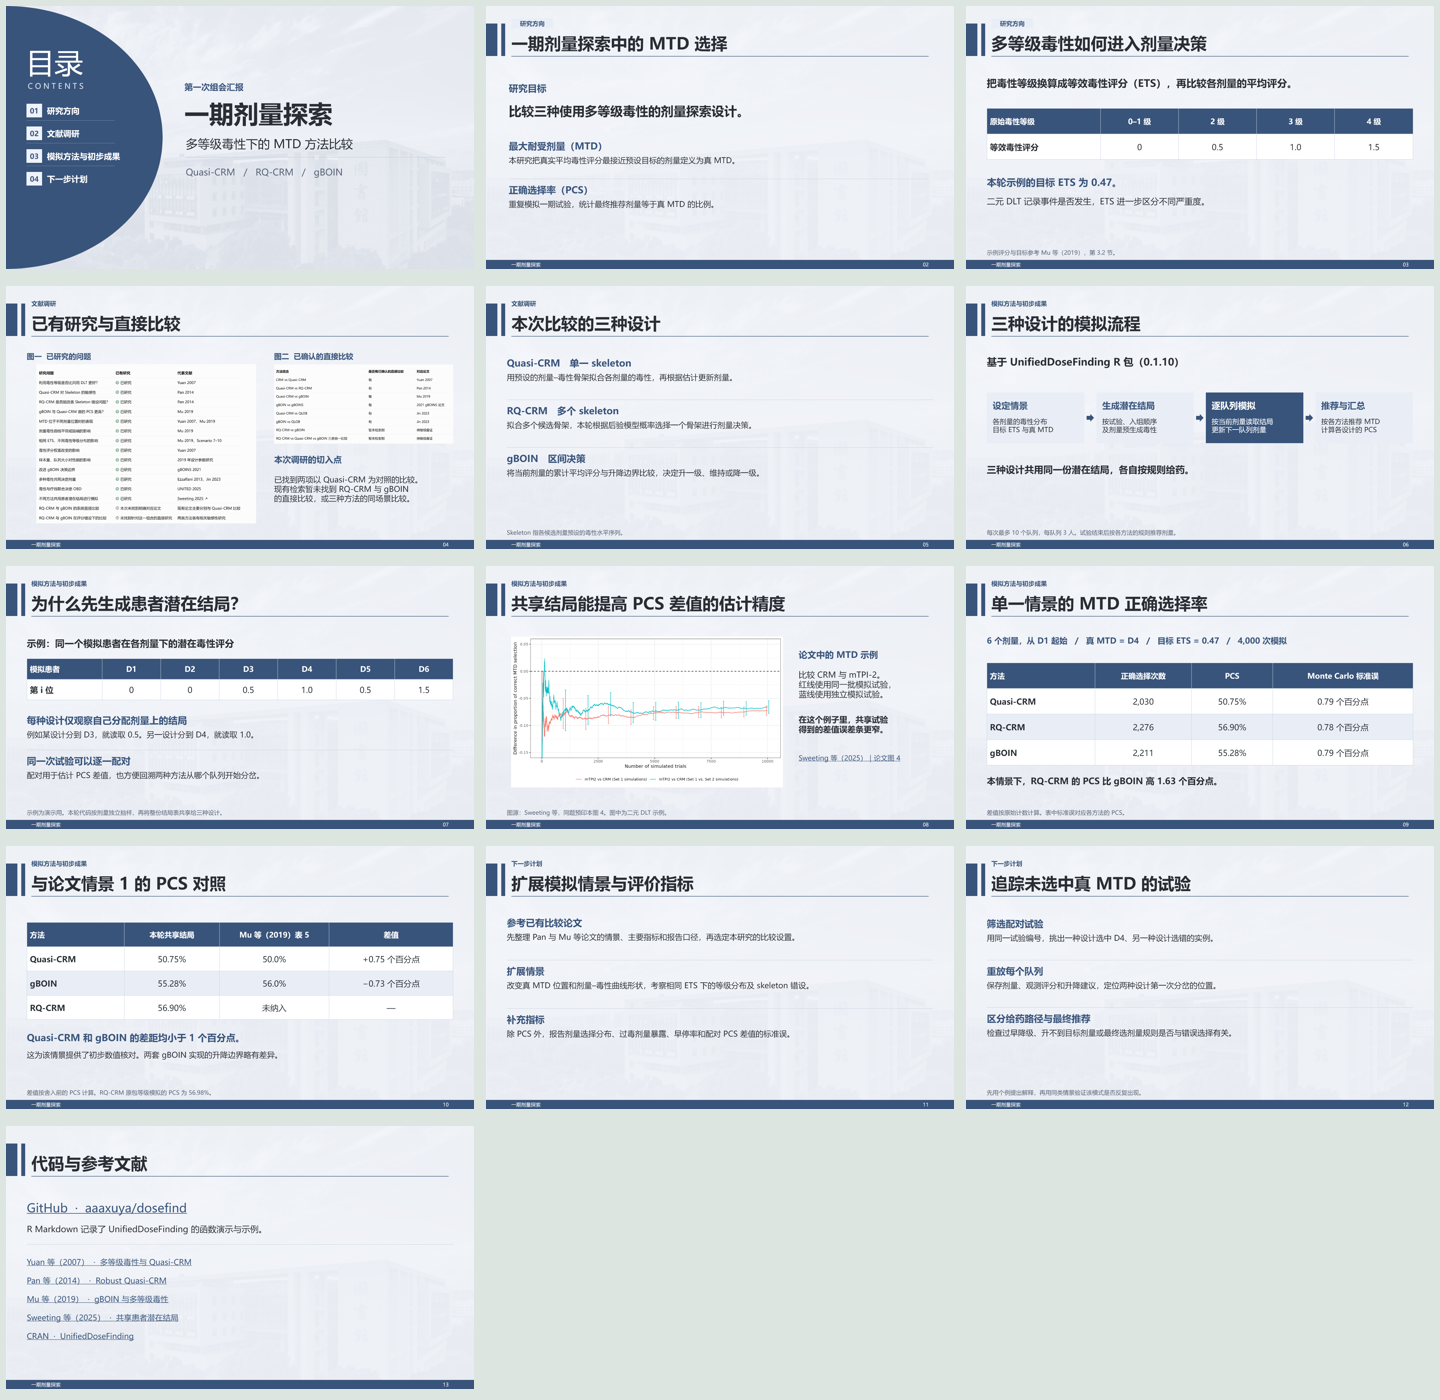

Reproduce this figure in Python.
from PIL import Image
import glob
files=sorted(glob.glob('.dose-build/blue/slide-*.png'))
sheet=Image.new('RGB',(1440,5*280),'#dce5e0')
for i,f in enumerate(files):
 im=Image.open(f).convert('RGB')
 im.thumbnail((468,265))
 sheet.paste(im,((i%3)*480+6,(i//3)*280+6))
sheet.save('.dose-build/blue/contact.png')
